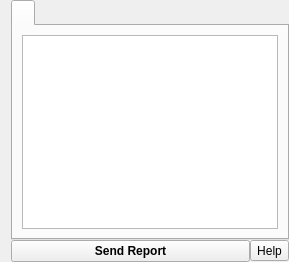
      <widget class="QWidget" name="tabSidebarLog">
       <attribute name="title">
        <string notr="true"/>
       </attribute>
       <attribute name="toolTip">
        <string>Log</string>
       </attribute>
       <layout class="QVBoxLayout" name="verticalLayout_25">
        <property name="spacing">
         <number>0</number>
        </property>
        <property name="topMargin">
         <number>0</number>
        </property>
        <property name="rightMargin">
         <number>0</number>
        </property>
        <property name="bottomMargin">
         <number>0</number>
        </property>
        <item>
         <widget class="QTabWidget" name="tabWidgetLog">
          <property name="iconSize">
           <size>
            <width>48</width>
            <height>48</height>
           </size>
          </property>
          <widget class="QWidget" name="tabLog">
           <attribute name="title">
            <string notr="true"/>
           </attribute>
           <layout class="QVBoxLayout" name="verticalLayout_26">
            <item>
             <widget class="QTextBrowser" name="textBrowserLog">
              <property name="html">
               <string notr="true">&lt;!DOCTYPE HTML PUBLIC &quot;-//W3C//DTD HTML 4.0//EN&quot; &quot;http://www.w3.org/TR/REC-html40/strict.dtd&quot;&gt;
&lt;html&gt;&lt;head&gt;&lt;meta name=&quot;qrichtext&quot; content=&quot;1&quot; /&gt;&lt;style type=&quot;text/css&quot;&gt;
p, li { white-space: pre-wrap; }
&lt;/style&gt;&lt;/head&gt;&lt;body style=&quot; font-family:'Noto Sans'; font-size:10pt; font-weight:400; font-style:normal;&quot;&gt;
&lt;p style=&quot;-qt-paragraph-type:empty; margin-top:0px; margin-bottom:0px; margin-left:0px; margin-right:0px; -qt-block-indent:0; text-indent:0px;&quot;&gt;&lt;br /&gt;&lt;/p&gt;&lt;/body&gt;&lt;/html&gt;</string>
              </property>
             </widget>
            </item>
           </layout>
          </widget>
         </widget>
        </item>
        <item>
         <layout class="QHBoxLayout" name="horizontalLayout_36">
          <item>
           <widget class="QPushButton" name="pushButtonSendReport">
            <property name="font">
             <font>
              <weight>75</weight>
              <bold>true</bold>
             </font>
            </property>
            <property name="text">
             <string>Send Report</string>
            </property>
           </widget>
          </item>
          <item>
           <widget class="QToolButton" name="help_log_sendreport">
            <property name="text">
             <string notr="true">Help</string>
            </property>
           </widget>
          </item>
         </layout>
        </item>
       </layout>
      </widget>
